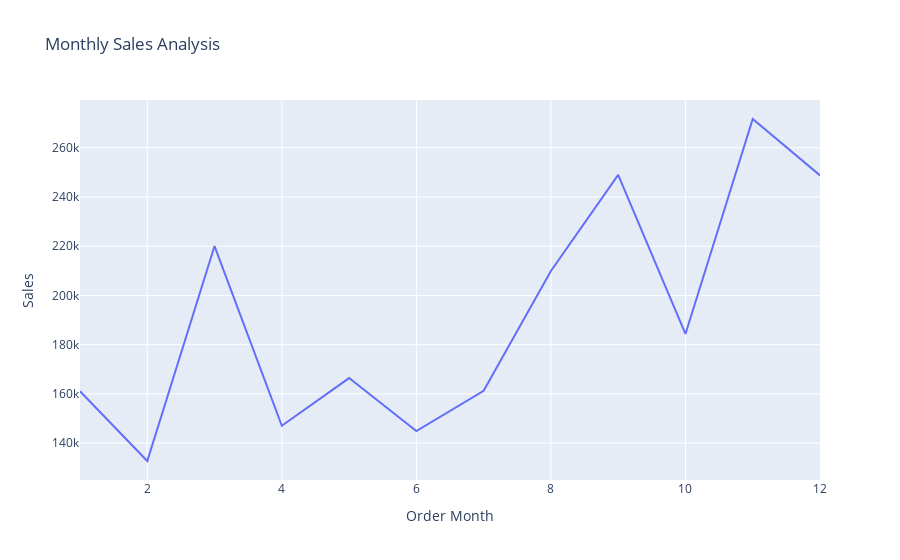

The cell this chart's notebook holds for it:
### Code cell
fig = px.line(sale_by_month, 
              x='Order Month', 
              y='Sales',
              title='Monthly Sales Analysis')
fig.show()

### Figure 1 — Plotly figure (JSON) as saved in the notebook; plotly's stock layout.template omitted (floating-point values rounded to 4 significant figures)
{"data": [{"hovertemplate": "Order Month=%{x}<br>Sales=%{y}<extra></extra>", "legendgroup": "", "line": {"color": "#636efa", "dash": "solid"}, "marker": {"symbol": "circle"}, "mode": "lines", "name": "", "orientation": "v", "showlegend": false, "type": "scatter", "x": [1, 2, 3, 4, 5, 6, 7, 8, 9, 10, 11, 12], "xaxis": "x", "y": [161100.0, 132700.0, 220100.0, 147000.0, 166400.0, 144900.0, 161200.0, 210000.0, 249000.0, 184400.0, 271700.0, 248800.0], "yaxis": "y"}], "layout": {"autosize": true, "legend": {"tracegroupgap": 0}, "title": {"text": "Monthly Sales Analysis"}, "xaxis": {"anchor": "y", "autorange": true, "domain": [0, 1], "range": [1, 12], "title": {"text": "Order Month"}, "type": "linear"}, "yaxis": {"anchor": "x", "autorange": true, "domain": [0, 1], "range": [125000.0, 279400.0], "title": {"text": "Sales"}, "type": "linear"}}}
